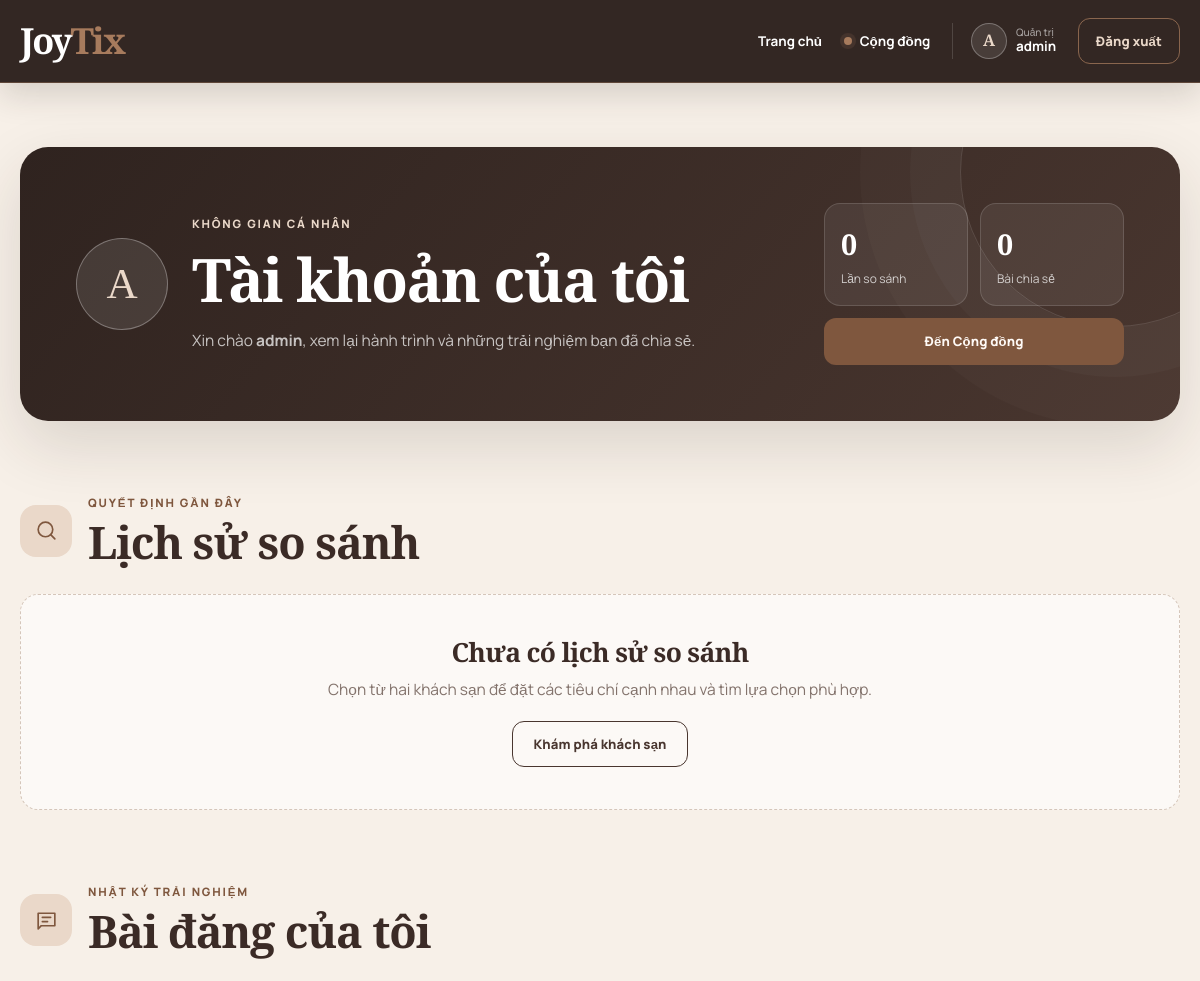
/profile.php (signed in, upper part), run on an earlier commit of the app's database.
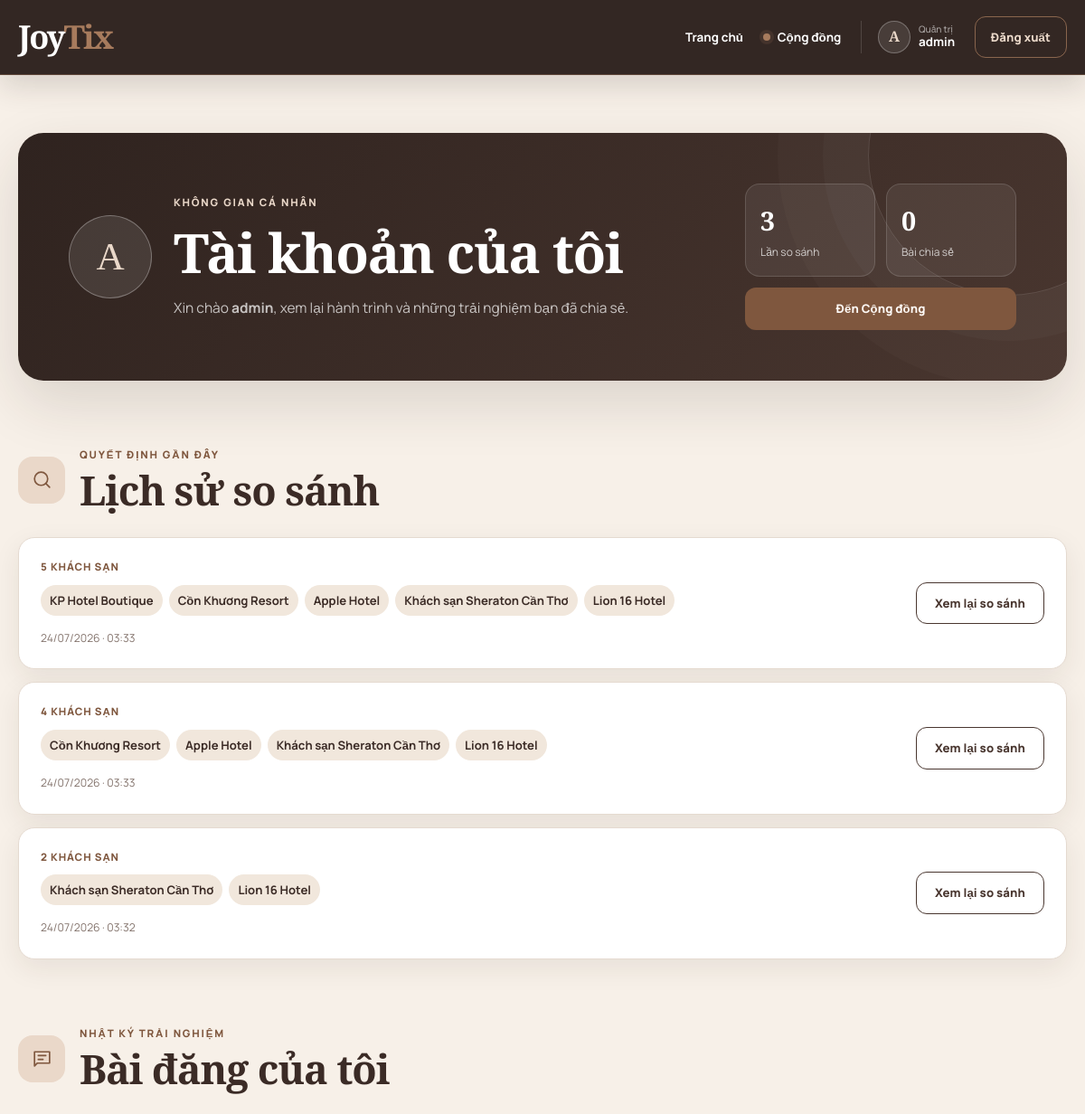
And on a later commit of the database.
### tables this page shows
CREATE TABLE `comparison_history` (
  `id` int(11) NOT NULL,
  `user_id` int(11) NOT NULL,
  `hotel_ids` varchar(255) NOT NULL,
  `created_at` timestamp NOT NULL DEFAULT current_timestamp()
);

### includes/bootstrap.php (called while the page is built, shortened)
<?php
function e(mixed $value): string
{
    return htmlspecialchars((string) $value, ENT_QUOTES | ENT_SUBSTITUTE, 'UTF-8');
}
function positive_int(mixed $value): ?int
{
    $value = filter_var($value, FILTER_VALIDATE_INT);
    return $value !== false && $value > 0 ? $value : null;
}

### profile.php (the view, shortened to what the changed rows need)
<?php
require_once 'includes/bootstrap.php';
$user_id = $_SESSION['user_id'];
$stmt = $pdo->prepare("SELECT * FROM comparison_history WHERE user_id = ? ORDER BY created_at DESC");
$stmt->execute([$user_id]);
$history_raw = $stmt->fetchAll(PDO::FETCH_ASSOC);
$normalized_history = [];
$all_ids = [];
foreach ($history_raw as $item) {
    $ids = [];
    foreach (explode(',', (string) $item['hotel_ids']) as $raw_id) {
        $hotel_id = positive_int(trim($raw_id));
        if ($hotel_id !== null) {
            $ids[$hotel_id] = $hotel_id;
        }
    }
    $ids = array_values($ids);
    sort($ids, SORT_NUMERIC);
    $item['_hotel_ids'] = $ids;
    $normalized_history[] = $item;
    $all_ids = array_merge($all_ids, $ids);
}
$all_ids = array_values(array_unique($all_ids));
$hotel_names = [];
if (!empty($all_ids)) {
    $placeholders = implode(',', array_fill(0, count($all_ids), '?'));
    $stmt_names = $pdo->prepare("SELECT id, name FROM hotels WHERE id IN ($placeholders)");
    $stmt_names->execute(array_values($all_ids));
    foreach ($stmt_names->fetchAll(PDO::FETCH_ASSOC) as $row) {
        $hotel_names[(int) $row['id']] = $row['name'];
    }
}
$history = [];
foreach ($normalized_history as $item) {
    $ids = $item['_hotel_ids'];
    $history_key = implode(',', $ids);
    if (count($history) < 20) {
        $item['hotel_ids'] = $history_key;
        unset($item['_hotel_ids']);
        $history[] = $item;
    }
}
require_once 'includes/header.php';
?>
<div class="profile-page">
    <header class="profile-hero">
        <div class="profile-identity">
            <div>
                <h1>Tài khoản của tôi</h1>
            </div>
        </div>
        <div class="profile-overview" aria-label="Tổng quan tài khoản">
            <div class="profile-stat"><strong><?= count($history) ?></strong><span>Lần so sánh</span></div>
        </div>
    </header>
    <section class="profile-section">
        <div class="profile-section-heading">
            <div><p class="page-eyebrow">Quyết định gần đây</p><h2>Lịch sử so sánh</h2></div>
        </div>
        <?php if (count($history) > 0): ?>
            <div class="profile-history-list">
                <?php foreach ($history as $h):
                    $ids = array_filter(explode(',', $h['hotel_ids']));
                    $names = array_map(fn($id) => $hotel_names[(int) $id], $ids);
                ?>
                    <article class="profile-history-card">
                        <div class="profile-history-main">
                            <div class="profile-history-count"><?= count($ids) ?> khách sạn</div>
                            <div class="profile-hotel-chips">
                                <?php foreach ($names as $name): ?><span><?= e($name) ?></span><?php endforeach; ?>
                            </div>
                            <time datetime="<?= e(date('c', strtotime($h['created_at']))) ?>"><?= date('d/m/Y · H:i', strtotime($h['created_at'])) ?></time>
                        </div>
                        <a href="compare.php?<?= http_build_query(['hotel_ids' => $ids]) ?>" class="btn-outline profile-nowrap">Xem lại so sánh</a>
                    </article>
                <?php endforeach; ?>
            </div>
        <?php else: ?>
            <div class="profile-empty-state"><h3>Chưa có lịch sử so sánh</h3><p>Chọn từ hai khách sạn để đặt các tiêu chí cạnh nhau và tìm lựa chọn phù hợp.</p><a href="index.php#hotel-showcase" class="btn-outline">Khám phá khách sạn</a></div>
        <?php endif; ?>
    </section>
    <section class="profile-section">
        <div class="profile-section-heading">
            <div><p class="page-eyebrow">Nhật ký trải nghiệm</p><h2>Bài đăng của tôi</h2></div>
        </div>
    </section>
</div>
<?php require_once 'includes/footer.php'; ?>

What changed in the data, as far as the page shows it:
added comparison_history: hotel_ids "5", hotel_ids "KP Hotel Boutique", hotel_ids "Cồn Khương Resort", hotel_ids "Apple Hotel", hotel_ids "Khách sạn Sheraton Cần Thơ", hotel_ids "Lion 16 Hotel", created_at "24/07/2026 · 03:33"
added comparison_history: hotel_ids "4", hotel_ids "Cồn Khương Resort", hotel_ids "Apple Hotel", hotel_ids "Khách sạn Sheraton Cần Thơ", hotel_ids "Lion 16 Hotel", created_at "24/07/2026 · 03:33"
added comparison_history: hotel_ids "2", hotel_ids "Khách sạn Sheraton Cần Thơ", hotel_ids "Lion 16 Hotel", created_at "24/07/2026 · 03:32"
Also different on the page:
count($history): "0" → "3"
text no longer shown: "Chưa có lịch sử so sánh Chọn từ hai khách sạn để đặt các tiêu chí cạnh nhau và tìm lựa chọn phù hợp. Khám phá khách sạn"
